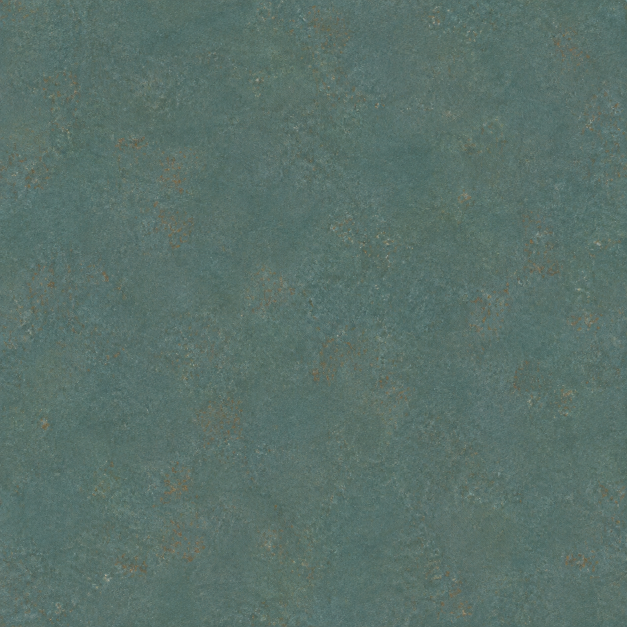
#> input picture tools/devonian/creatures/stethacanthus/imagegen-skin-source.png, 1254 x 1254 px (shown at 1/2 size)
$ python materials_v2.py
#> lines starting #> are read from the running program, lines starting #| are printed output that depends on the picture
"""Bake original imagegen pigment into anatomical UV atlases and author PBR channels.
This is model texture baking: the original bitmap is preserved without changes.
"""
from PIL import Image,ImageFilter
from pathlib import Path
import numpy as np
H=Path(__file__).resolve().parent
src=Image.open(H/'imagegen-skin-source.png').convert('RGB');N=1536
#> further down, src is the input picture: PIL image 1254x1254 RGB; mean R, G, B 89.8, 112.5, 105.3

def save(key,col,height,rough):
 col=np.clip(col,0,1);Image.fromarray((col*255).astype('uint8')).save(H/(key+'-albedo.png'))
 gx=np.roll(height,-1,1)-np.roll(height,1,1);gy=np.roll(height,-1,0)-np.roll(height,1,0);n=np.stack([-gx,-gy,np.ones_like(height)],-1);n/=np.sqrt((n*n).sum(-1))[...,None];Image.fromarray(((n*.5+.5)*255).astype('uint8')).save(H/(key+'-normal.png'));Image.fromarray((np.clip(rough,0,1)*255).astype('uint8')).save(H/(key+'-roughness.png'))

def grids(w,h):
 u,v=np.meshgrid(np.linspace(0,1,w),np.linspace(1,0,h));return u,v

def generated(w,h):return np.array(src.resize((w,h),Image.Resampling.LANCZOS))/255
#> called with w = 2048, h = 1024

def ease(x):x=np.clip(x,0,1);return x*x*(3-2*x)
u,v=grids(2048,1024);g=generated(2048,1024);variation=g-np.mean(g,(0,1));d=(1-np.cos(v*2*np.pi))/2;flank=ease(d/.60);dorsal=ease((d-.54)/.46)
col=np.array([.72,.71,.62])[None,None,:]*(1-flank[...,None])+np.array([.43,.55,.56])[None,None,:]*flank[...,None];col=col*(1-dorsal[...,None])+np.array([.255,.37,.42])[None,None,:]*dorsal[...,None];col+=variation*(.72-.23*d[...,None]);fine=np.array(src.convert('L').resize((2048,1024),Image.Resampling.LANCZOS))/255;fine-=np.array(src.convert('L').resize((2048,1024)).filter(ImageFilter.GaussianBlur(5)))/255
# Smooth pale belly and fine restrained dorsal microstructure.
height=fine*(.25+.45*d);rough=.42+.035*d+.035*fine;save('body',col,height,rough)
u,v=grids(1024,1024);g=generated(1024,1024);variation=g-np.mean(g,(0,1));col=np.array([.34,.49,.51])[None,None,:]+variation*.54;root=ease(v/.22);col=col*.82+np.array([.11,.13,.125]);fade=ease((u-.72)/.28)*ease(v/.12);col=col*(1-fade[...,None]*.32)+np.array([.62,.64,.55])[None,None,:]*fade[...,None]*.32
# Darker translucent-looking distal web and regional trailing pigmentation.
shade=.13*ease((v-.34)/.66)*(1-ease((u-.87)/.13));col-=shade[...,None]*np.array([.58,.57,.47]);col+=variation*.30
# Fine buried ceratotrichial striation is authored in normal/roughness only.
ray=np.sin((u*(22-7*v)+.04*np.sin(v*5))*2*np.pi);col+=ray[...,None]*.010*ease(v/.3)[...,None];height=ray*.20*ease(v/.3)*(1-ease((u-.94)/.06));rough=.44+.018*ray;save('fin',col,height,rough)
u,v=grids(1024,1024);g=generated(1024,1024);variation=g-np.mean(g,(0,1));col=np.array([.30,.41,.42])[None,None,:]+variation*.55;top=ease((v-.85)/.15);col=col*(1-top[...,None]*.27)+np.array([.49,.53,.43])[None,None,:]*top[...,None]*.27;height=np.sin(u*2*np.pi*19+.2*np.sin(v*5))*.015;save('brush',col,height,np.full_like(u,.43))
u,v=grids(512,512);base=np.array([.39,.42,.35]);tips=ease((v-.30)/.65);col=np.broadcast_to(base,u.shape+(3,)).copy()*(1-tips[...,None])+np.array([.69,.64,.47])*tips[...,None];height=np.sin(u*2*np.pi*3)*.035;save('denticle',col,height,np.full_like(u,.42))
#> call 4 of save, with key = 'denticle'
#> in save (call 4), `gx = np.roll(height, -1, 1) - np.roll(height, 1, 1)`:
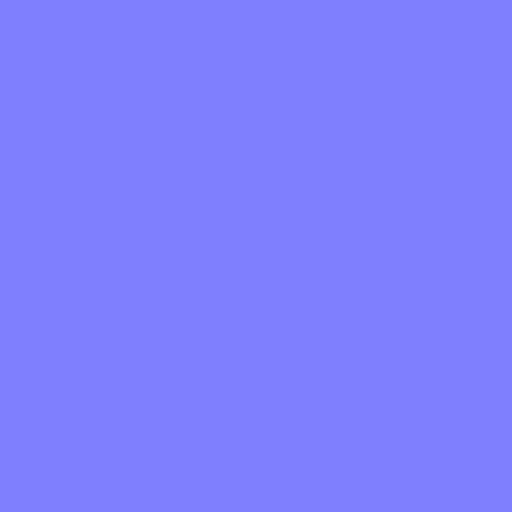
#> saved as denticle-normal.png: PIL image 512x512 RGB; mean R, G, B 127, 127, 254
u,v=grids(512,512);tips=ease(v);col=np.array([.53,.46,.34])*(1-tips[...,None])+np.array([.81,.75,.57])*tips[...,None]+np.zeros(u.shape+(3,));save('tooth',col,np.sin(u*2*np.pi*4)*.018,np.full_like(u,.34))
#> in save (call 5), `col = np.clip(col, 0, 1)`:
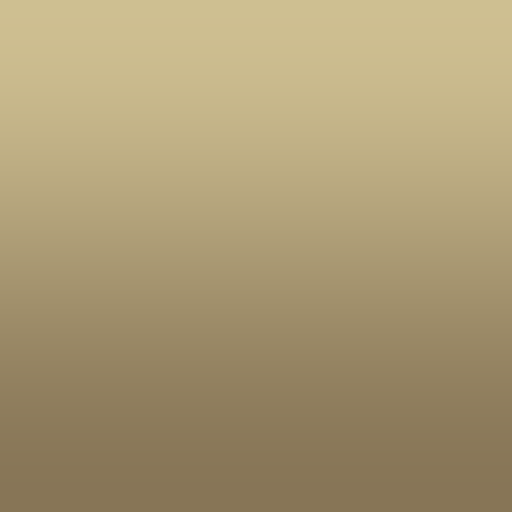
#> saved as tooth-albedo.png: PIL image 512x512 RGB; mean R, G, B 170.4, 153.8, 115.5
u,v=grids(1024,512);fold=np.sin(v*2*np.pi*14+.5*np.sin(u*2*np.pi*5));col=np.zeros(u.shape+(3,))+np.array([.40,.18,.15]);col+=fold[...,None]*np.array([.018,.007,.006]);col*=1-.19*ease((v-.62)/.38)[...,None];height=.07*fold+.02*np.sin(u*2*np.pi*12);save('oral',col,height,.41+.02*fold)
#> in save (call 6), `col = np.clip(col, 0, 1)`:
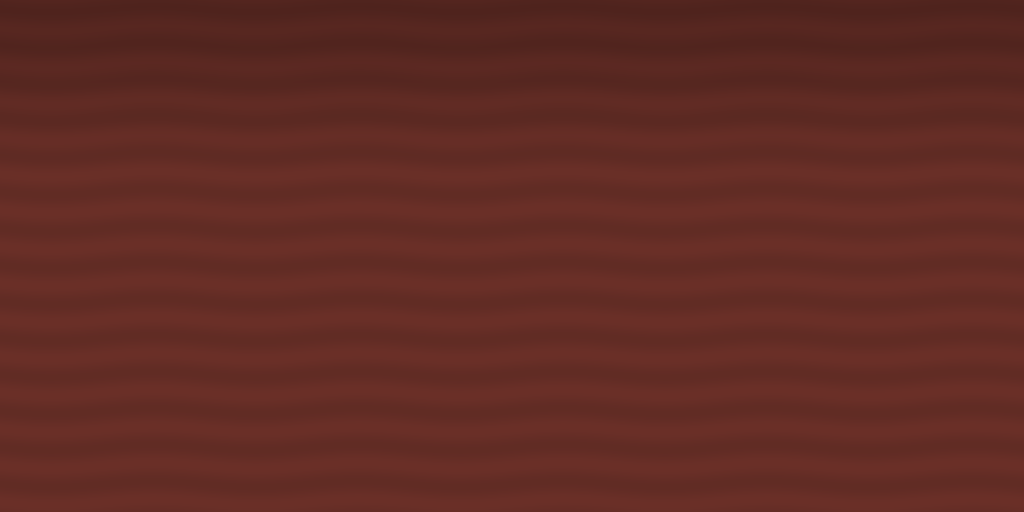
#> saved as oral-albedo.png: PIL image 1024x512 RGB; mean R, G, B 97.8, 43.8, 36.3
#> in save (call 6), `gx = np.roll(height, -1, 1) - np.roll(height, 1, 1)`:
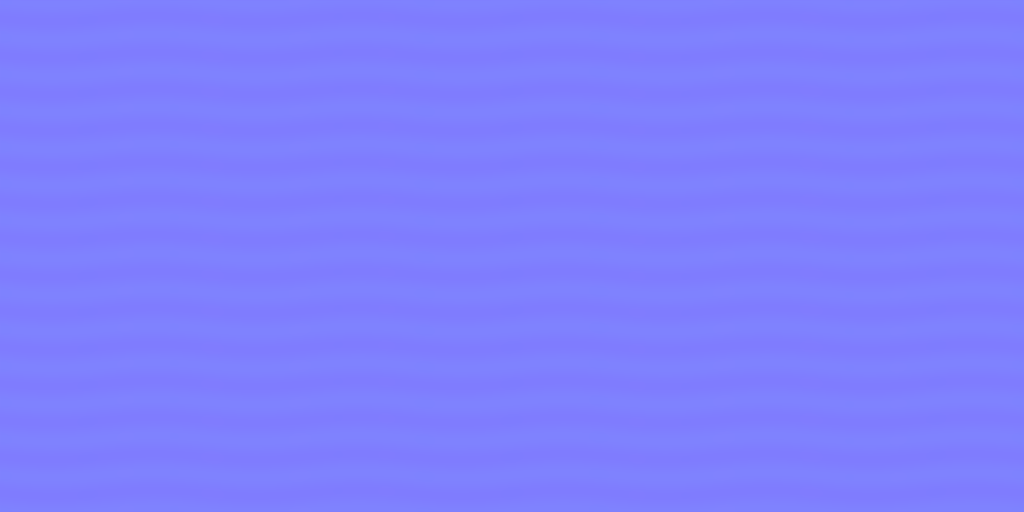
#> saved as oral-normal.png: PIL image 1024x512 RGB; mean R, G, B 127, 127, 254
#> in save (call 6), `gx = np.roll(height, -1, 1) - np.roll(height, 1, 1)`:
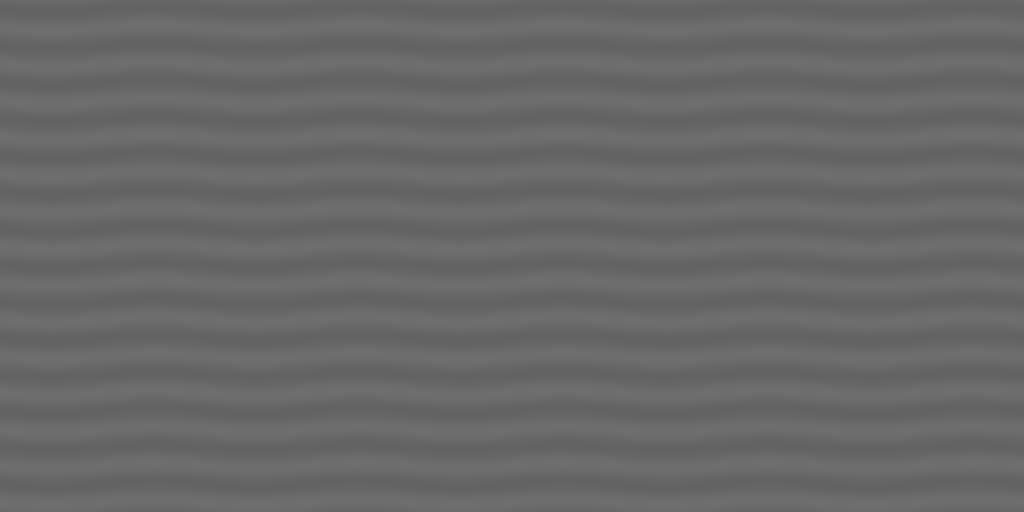
#> saved as oral-roughness.png: PIL image 1024x512 L; min 99, max 109, mean 104
u,v=grids(512,512);iris=np.exp(-((v-.22)/.07)**2);col=np.zeros(u.shape+(3,))+np.array([.014,.028,.033]);col+=iris[...,None]*np.array([.034,.043,.039]);col+=(iris*np.sin(u*2*np.pi*49))[:,:,None]*.003;save('eye',col,np.zeros_like(u),np.full_like(u,.265))
#> in save (call 7), `col = np.clip(col, 0, 1)`:
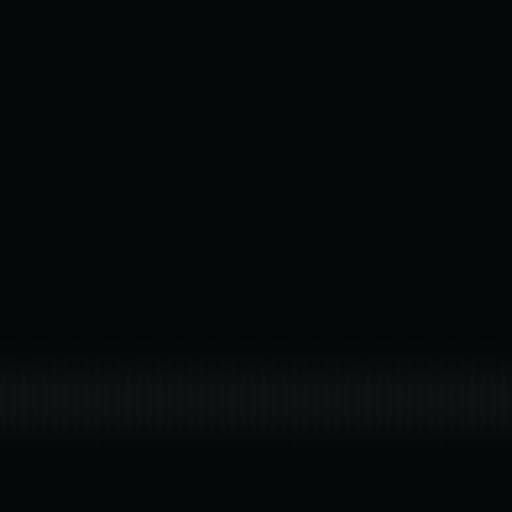
#> saved as eye-albedo.png: PIL image 512x512 RGB; mean R, G, B 4.08, 8.25, 9.2
u,v=grids(1024,1024);xx=(u-.5)*.56;zz=(v-.5)*.62;d=(1+zz/np.sqrt(xx*xx+zz*zz+1e-10))/2;flank=ease(d/.60);dorsal=ease((d-.54)/.46);col=np.array([.72,.71,.62])*(1-flank[...,None])+np.array([.43,.55,.56])*flank[...,None];col=col*(1-dorsal[...,None])+np.array([.255,.37,.42])*dorsal[...,None];g=generated(1024,1024);col+=(g-g.mean((0,1)))*(.72-.23*d[...,None]);save('snout',col,np.zeros_like(u),np.full_like(u,.44))
#> in save (call 8), `col = np.clip(col, 0, 1)`:
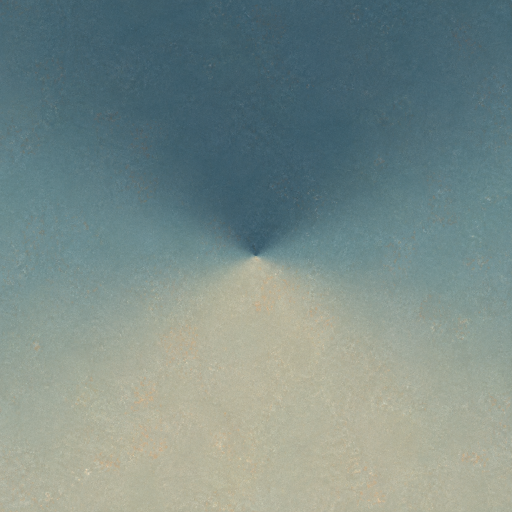
#> col: shape (1024, 1024, 3) float64 (shown at 1/2 size); mean of channels 0, 1, 2 0.482, 0.551, 0.536; drawn as R, G, B
u,v=grids(512,512);col=np.zeros(u.shape+(3,))+np.array([.25,.36,.37]);save('gill',col,np.zeros_like(u),np.full_like(u,.49))
print('STETH_PBR_ATLASES_READY')

$ run again, with tools/devonian/creatures/stethacanthus/snout-albedo.png copied over tools/devonian/creatures/stethacanthus/imagegen-skin-source.png
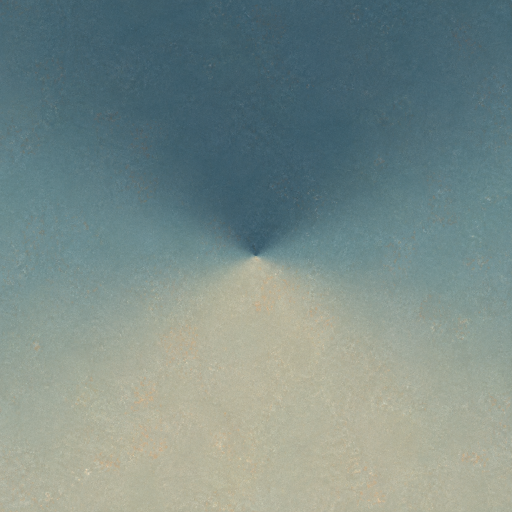
#> input picture tools/devonian/creatures/stethacanthus/snout-albedo.png, 1024 x 1024 px (shown at 1/2 size)
#> src is the input picture: PIL image 1024x1024 RGB; mean R, G, B 122.5, 140, 136.2
#> `variation = g - np.mean(g, (0, 1))`:
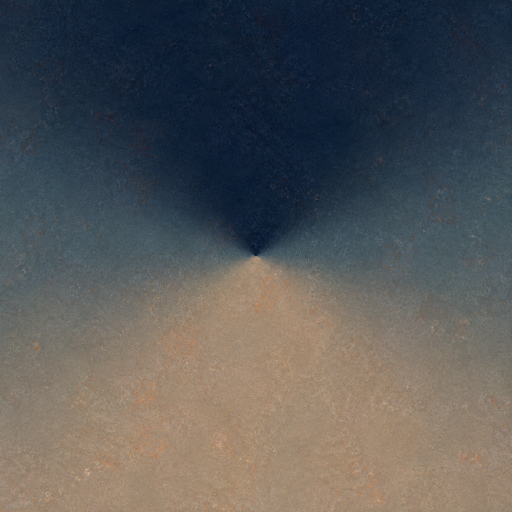
#> variation: shape (1024, 1024, 3) float64 (shown at 1/2 size); mean of channels 0, 1, 2 -2.95e-12, -5.86e-13, 8.18e-12; drawn with min black and max white
#> in save (call 8), `col = np.clip(col, 0, 1)`:
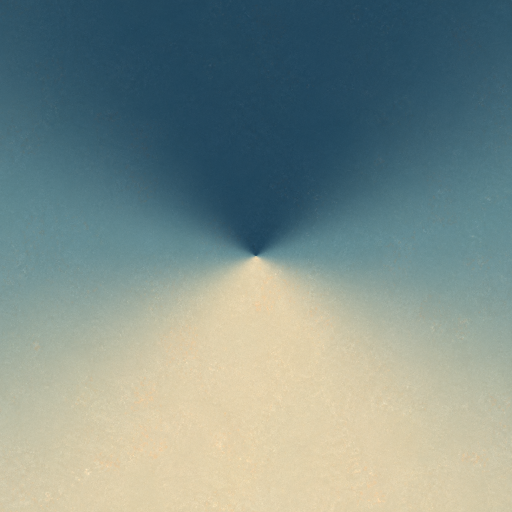
#> col: shape (1024, 1024, 3) float64 (shown at 1/2 size); mean of channels 0, 1, 2 0.497, 0.562, 0.542; drawn as R, G, B
